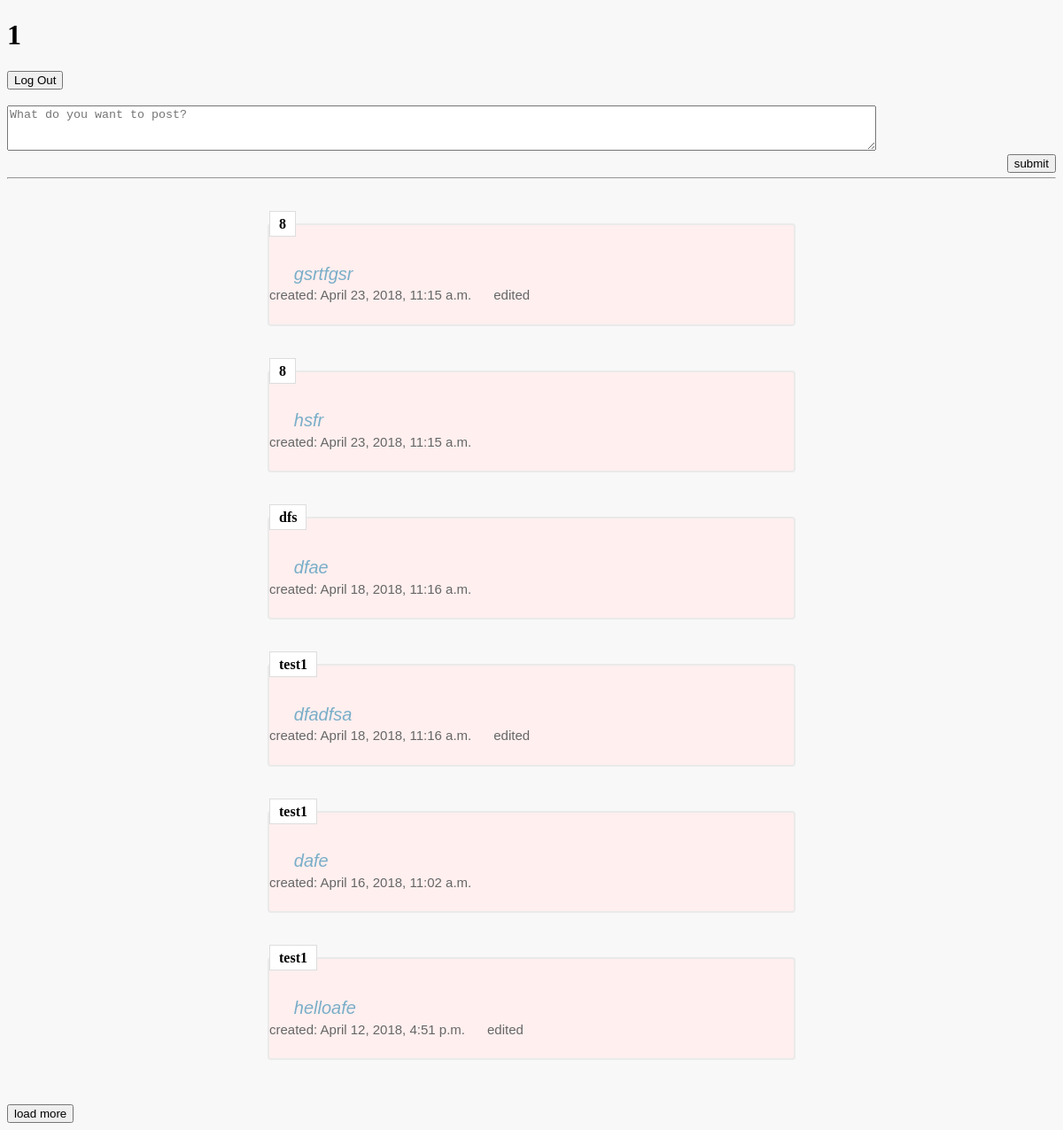
/pyq/ (signed in), run on an earlier commit of the app's database.
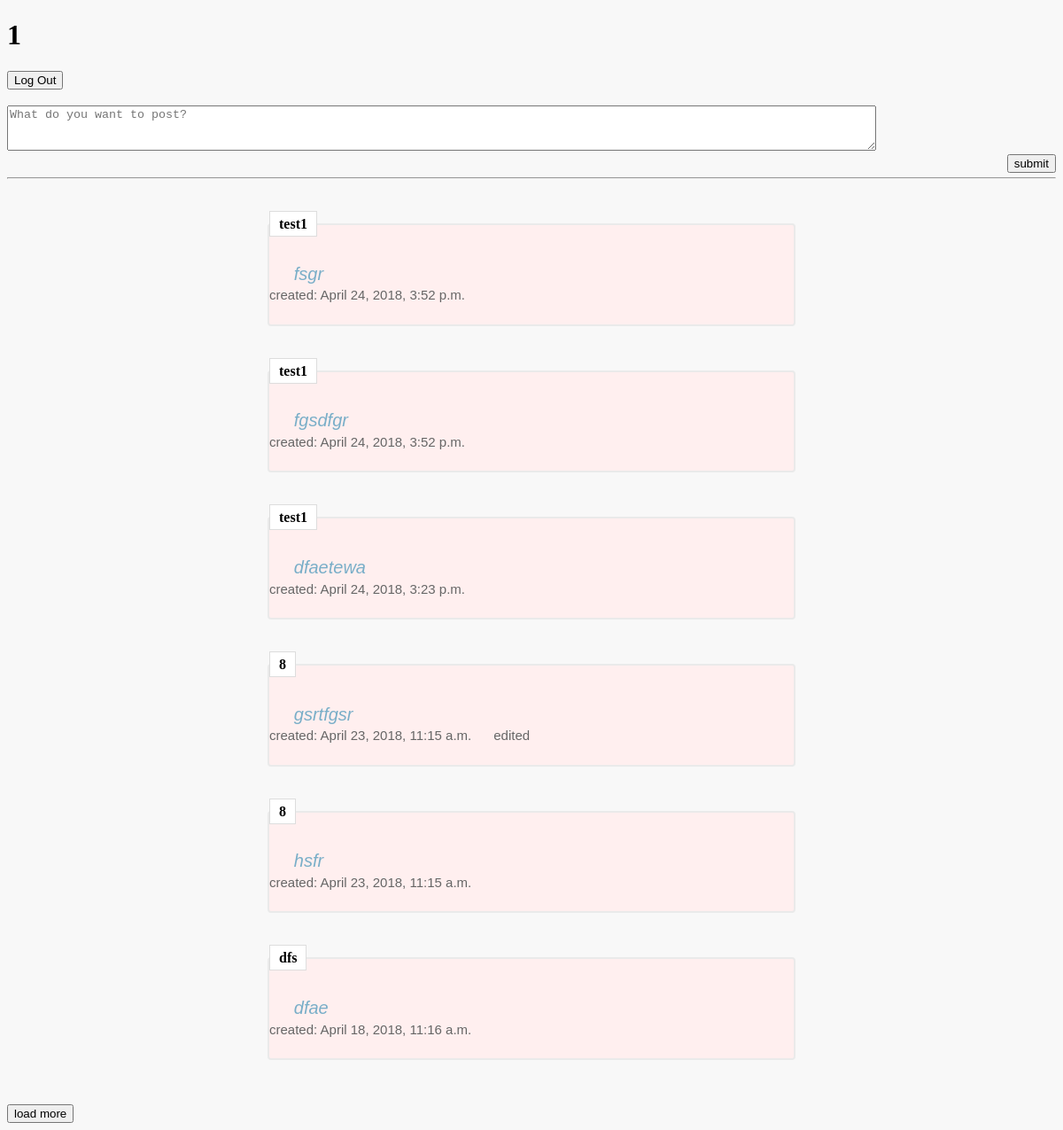
And on a later commit of the database.
### pyq/models.py (models this page shows, shortened)
class Post(models.Model):
    pid = models.AutoField(primary_key=True)
    user_now = models.ForeignKey(User, on_delete=models.CASCADE)
    context = models.TextField()
    created_time = models.DateTimeField('Created', auto_now_add=True)
    edit_time = models.DateTimeField('Edit', auto_now=True)
    @classmethod
    def count_pages(cls, pages):
        tot = Post.objects.count()
        if tot <= pages * per_post:
            return 0
        else:
            return 1
    @classmethod
    def show(cls, request, user_login, pages):
        more_pages = Post.count_pages(pages)
        if more_pages:
            posts = list(Post.objects.all())[-1:-(per_post * pages + 1):-1]
        else:
            posts = list(Post.objects.all())[::-1]
        return render(request, 'pyq/index.html', {
            'posts': posts,
            'user_login': user_login,
            'pages': pages,
            'more_pages': more_pages,
        })

### account/models.py (models this page shows, shortened)
class User(models.Model):
    sid = models.CharField(max_length=50, unique=1)
    username = models.CharField(max_length=50, unique=1)
    password = models.CharField(max_length=50)
    permission = models.BooleanField(default=False)
    def __str__(self):
        return self.username

### pyq/views.py (the view)
# urls.py: path('', views.index, name='index'),
def index(request):
    user_login = get_user_from_request(request)
    if not user_login:
        return HttpResponseRedirect(reverse('account:login'))
    return Post.show(request, user_login, 1)

### pyq/views.py (called while the page is built)
def get_user_from_request(request):
    user_sid = request.session.get('myUser', None)
    if not user_sid:
        return None
    user_login = get_object_or_404(User, sid=user_sid)
    return user_login

### pyq/templates/pyq/index.html (shortened to what this page needs)
<!DOCTYPE html>
<html lang="en">
<head>
    {% load static %}
    <link rel="stylesheet" type="text/css" href="{% static 'pyq/index.css' %}" />
</head>
<body class="index">
<h1>{{ user_login.username }}</h1>
<form action="{% url 'account:logout' %}" method="post">
    <input type="submit" value="Log Out" />
</form>
<br>
<form action="{% url 'pyq:post_action' pages user_login.id %}" method='post' enctype="multipart/form-data">
    <div>
        <textarea style="" name="context" placeholder="What do you want to post?" rows="3" cols='120'></textarea>
    </div>
    <div>
        <input type="submit" value="submit" style="float: right"/><br>
    </div>
</form>
<hr>
<div>
    <div id="post_list_item">
        {% for post in posts %}
            <div class="fieldset">
                {% if post.user_now == user_login %}
                    <div class="self_post">
                        <p class="edit_content" id="post{{ post.pid }}0">
                            <content>{{ post.context }}&nbsp &nbsp &nbsp</content><br>
                            created: {{ post.created_time }}&nbsp &nbsp &nbsp
                            {% if post.edit_time != post.created_time %}
                                edited
                            {% endif %}
                        </p>
                        <div class="edit_add_content" id="post{{ post.pid }}">
                            <form action="{% url 'pyq:post_action' pages post.pid %}" method="post">
                            {% csrf_token %}
                            <div>
                                <label><textarea name="context" placeholder="what do you want to post?">{{ post.context }}</textarea></label>
                                <input type="hidden" name="type_change" value="edit_add"/>
                                <input type="submit" value="submit" />
                            </div>
                            </form>
                        </div>
                    </div>
                {% else %}
                    <div class="not_self_post">
                    <h1><span>{{ post.user_now }}</span></h1>
                    <p><content>&nbsp &nbsp &nbsp{{ post.context }}</content><br>
                        created: {{ post.created_time }}&nbsp &nbsp &nbsp
                        {% if post.edit_time != post.created_time %}
                            edited
                        {% endif %}
                    </p>
                    </div>
                {% endif %}
                    <table align="center">
                    <tr>
                    <td>
                    </td>
                    <td>
                    </td>
                    </tr>
                    </table>
            </div>
        {% endfor %}
    </div>
</div>
<div>
    {% if more_pages %}
        <form action="{% url 'pyq:post_action' pages user_login.id %}" method="post">
            <input type="submit" value="load more">
        </form>
    {% else %}
        <p>Already the last post</p>
    {% endif %}
</div>
</body>
</html>

What changed in the data, as far as the page shows it:
no longer on this page (row unchanged): Post: user_now "test1", context "dfadfsa", created_time "April 18, 2018, 11:16 a.m.", shows "edited"
no longer on this page (row unchanged): Post: user_now "test1", context "dafe", created_time "April 16, 2018, 11:02 a.m."
no longer on this page (row unchanged): Post: user_now "test1", context "helloafe", created_time "April 12, 2018, 4:51 p.m.", shows "edited"
added Post: user_now "test1", context "fsgr", created_time "April 24, 2018, 3:52 p.m."
added Post: user_now "test1", context "fgsdfgr", created_time "April 24, 2018, 3:52 p.m."
added Post: user_now "test1", context "dfaetewa", created_time "April 24, 2018, 3:23 p.m."
